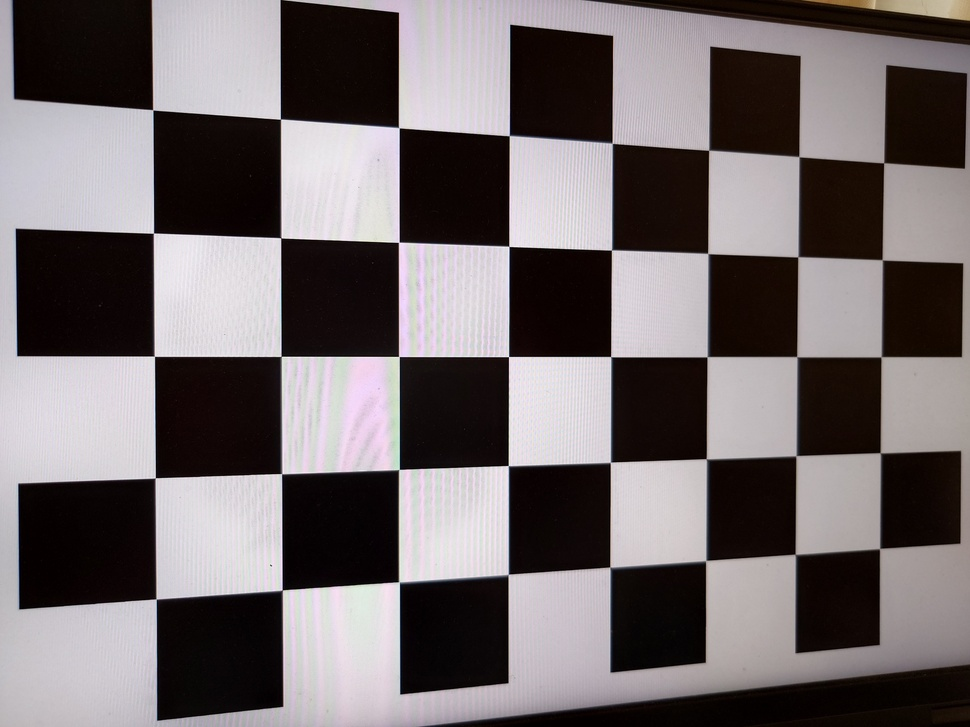
#> input picture calibration_images/ (1).JPG, 970 x 727 px, shrunk from 4032 x 3024 before the run; its folder holds only this picture in this run
$ python calibration.py
#> lines starting #> are read from the running program, lines starting #| are printed output that depends on the picture; after the words box and inside, x2 and y2 are one past the last pixel; in counts of white or black regions, pixels touching at a corner belong together; long printed decimals are rounded
import numpy as np
import cv2
import glob
import matplotlib.pyplot as plt
plt.rcParams['font.family'] = 'FZHei-B01'


def calibrate_from_images(image_dir='calibration_images', pattern_size=(8, 5)):
    """
    从图片文件夹中读取图片进行相机标定

    参数:
    image_dir: 存放标定图片的文件夹路径
    pattern_size: 标定板内角点数量 (列数, 行数)
    """
#> called with image_dir = 'calibration_images', pattern_size = (8, 5)
    # 设置寻找亚像素角点的参数
    criteria = (cv2.TERM_CRITERIA_EPS + cv2.TERM_CRITERIA_MAX_ITER, 30, 0.001)

    # 准备对象点
    objp = np.zeros((pattern_size[0] * pattern_size[1], 3), np.float32)
    objp[:, :2] = np.mgrid[0:pattern_size[0], 0:pattern_size[1]].T.reshape(-1, 2)

    # 存储所有图像的对象点和图像点
    objpoints = []  # 3d点在真实世界中的坐标
    imgpoints = []  # 2d点在图像平面的坐标

    # 获取所有图片文件路径
    images = glob.glob(f'{image_dir}/*.jpg') + glob.glob(f'{image_dir}/*.png')

    if not images:
        print(f"在 {image_dir} 目录下没有找到图片文件")
        return None, None

    print(f"找到 {len(images)} 张图片")

    successful_images = 0
    # 处理每张图片
    for fname in images:
        img = cv2.imread(fname)
#> img is the input picture: shape (727, 970, 3); mean B, G, R 107.5, 105.9, 113.4
        gray = cv2.cvtColor(img, cv2.COLOR_BGR2GRAY)

        # 查找棋盘格角点
        ret, corners = cv2.findChessboardCorners(gray, pattern_size, None)
#> ret = True; corners = 40 rows, first 8: [152.7, 109.8], [280.5, 119.1], [399.1, 127.9], [509.2, 135.6], [612.1, 143.3], [708.6, 150.4], [798.8, 156.5], [883.6, 162.8]

        # 如果找到角点，添加对象点和图像点
        if ret:
            objpoints.append(objp)
            # 角点精细化
            corners2 = cv2.cornerSubPix(gray, corners, (11, 11), (-1, -1), criteria)
#> corners2 = 40 rows, first 8: [152.7, 109.8], [280.4, 119.1], [398.8, 127.6], [509.3, 135.6], [612.2, 143.2], [708.8, 150.2], [799, 156.6], [883.8, 162.7]
            imgpoints.append(corners2)
            successful_images += 1

            # 绘制角点
            cv2.drawChessboardCorners(img, pattern_size, corners2, ret)
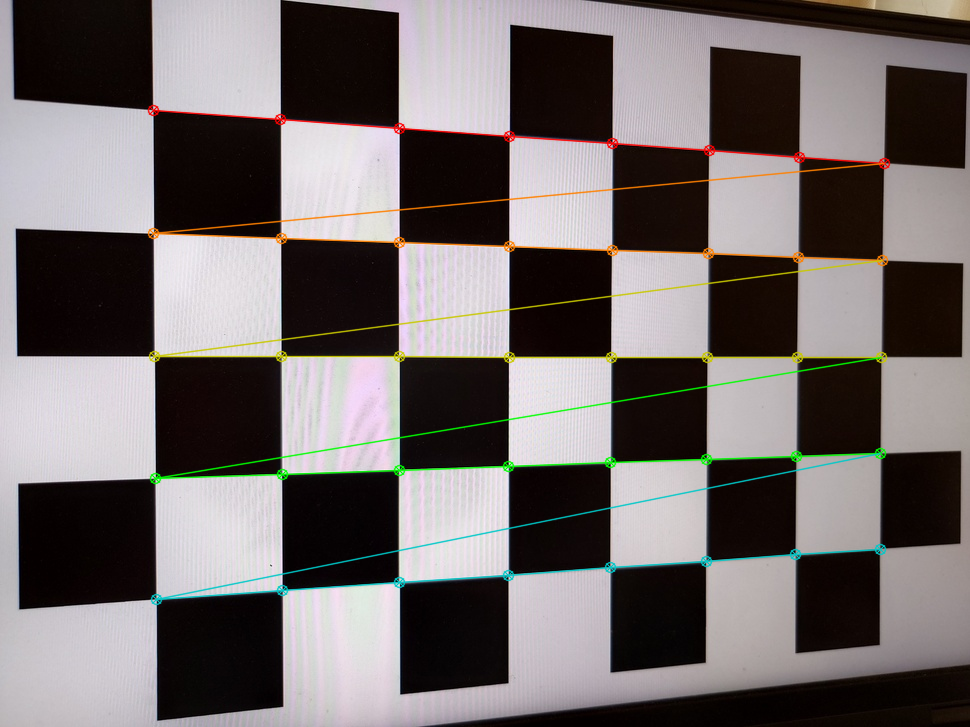
#> img: shape (727, 970, 3); 3.24% of pixels changed, all inside (x1, y1, x2, y2) = (147, 104, 891, 606)

            # 显示结果
            plt.figure(figsize=(10, 8))
            plt.imshow(cv2.cvtColor(img, cv2.COLOR_BGR2RGB))
            plt.title(f'已处理图片 {successful_images}/{len(images)}')
            plt.show()

    if successful_images == 0:
        print("没有找到有效的标定图片！")
        return None, None

    print(f"\n成功处理 {successful_images}/{len(images)} 张图片")

    # 执行相机标定
    ret, mtx, dist, rvecs, tvecs = cv2.calibrateCamera(
        objpoints, imgpoints, gray.shape[::-1], None, None
    )
#> ret = 0.176; mtx = [[541.1, 0, 496.5], [0, 549.3, 361], [0, 0, 1]]; dist = [[0.0101, -0.0348, -0.000455, 0.0012, 0.0327]]; rvecs = ([0.0131, -0.176, 0.000601],); tvecs = ([-2.84, -2.04, 4.46],)

    # 计算重投影误差
    mean_error = 0
    for i in range(len(objpoints)):
        imgpoints2, _ = cv2.projectPoints(objpoints[i], rvecs[i], tvecs[i], mtx, dist)
        error = cv2.norm(imgpoints[i], imgpoints2, cv2.NORM_L2) / len(imgpoints2)
        mean_error += error
#> this loop made 1 pass
#> (error, mean_error) on pass 1: (0.0279, 0.0279)
#> after the loop, mean_error = 0.0279

    print("\n相机矩阵：")
    print(mtx)
#| [[541.083   0.         496.503]
#|  [  0.         549.274 360.989]
#|  [  0.           0.           1.        ]]
    print("\n畸变系数：")
    print(dist)
#| [[ 0.01014 -0.03479 -0.0004545   0.001195  0.03268]]
    print(f"\n平均重投影误差: {mean_error / len(objpoints)}")
#| 平均重投影误差: 0.02789

    return mtx, dist


# 保存标定结果
def save_calibration(mtx, dist, filename='camera_calibration.npz'):
    """保存标定结果"""
    np.savez(filename, mtx=mtx, dist=dist)
    print(f"标定结果已保存到 {filename}")


# 加载标定结果
# [4 lines left out: function load_calibration, not called in this run]

camera_matrix, dist_coeffs = calibrate_from_images()
#> camera_matrix = [[541.1, 0, 496.5], [0, 549.3, 361], [0, 0, 1]]; dist_coeffs = [[0.0101, -0.0348, -0.000455, 0.0012, 0.0327]]
if camera_matrix is not None and dist_coeffs is not None:
    save_calibration(camera_matrix, dist_coeffs)

$ run again, on calibration_images/ (3).JPG
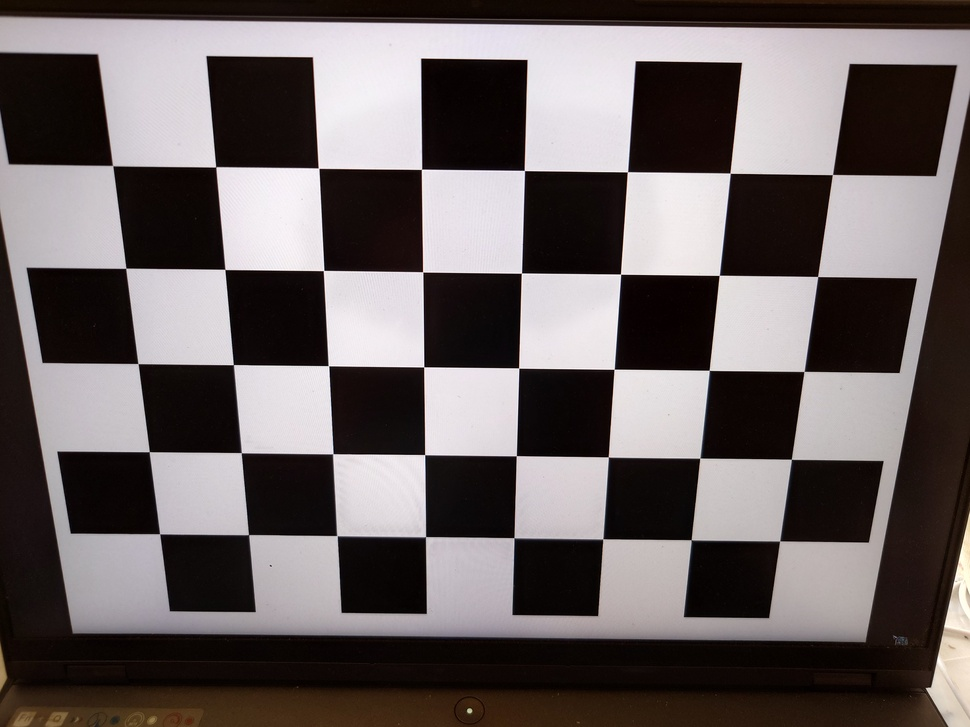
#> input picture calibration_images/ (3).JPG, 970 x 727 px, shrunk from 4032 x 3024 before the run
#> in calibrate_from_images, img is the input picture: shape (727, 970, 3); mean B, G, R 97.4, 97.4, 105.3
#> in calibrate_from_images, `gray = cv2.cvtColor(img, cv2.COLOR_BGR2GRAY)`:
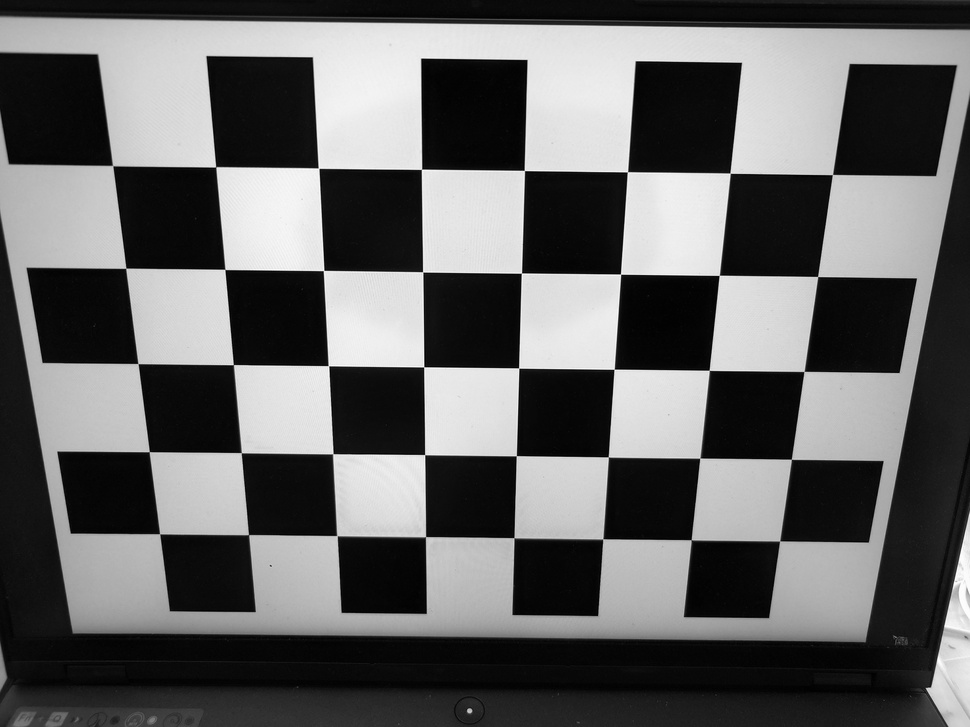
#> gray: shape (727, 970); min 0, max 254, mean 99.8
#> in calibrate_from_images, `ret, corners = cv2.findChessboardCorners(gray, pattern_size, None)`: ret = True; corners = 40 rows, first 8: [112.6, 165.6], [215.7, 166.8], [318.6, 168.2], [421.5, 169.3], [524.4, 170.5], [627.4, 171.8], [730, 173.1], [832.5, 174.5]
#> corners2 = 40 rows, first 8: [112.6, 165.6], [215.7, 166.8], [318.5, 168.2], [421.5, 169.3], [524.4, 170.5], [627.4, 171.8], [730.1, 173.2], [832.5, 174.6]
#> in calibrate_from_images, `cv2.drawChessboardCorners(img, pattern_size, corners2, ret)`:
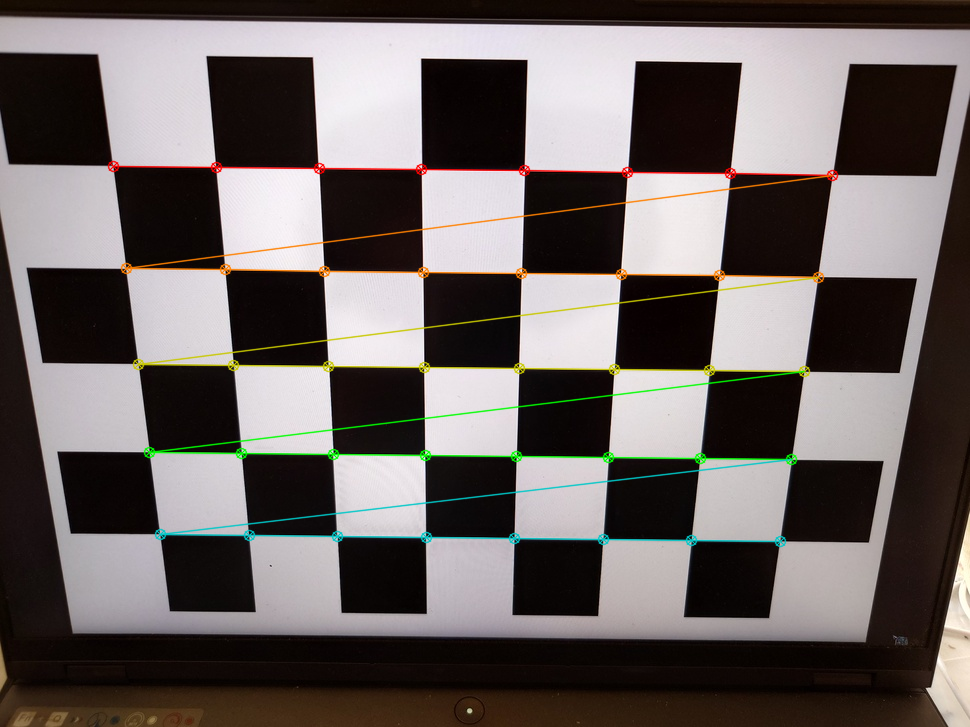
#> img: shape (727, 970, 3); 3.01% of pixels changed, all inside (x1, y1, x2, y2) = (107, 160, 839, 548)
#> in calibrate_from_images, `ret, mtx, dist, rvecs, tvecs = cv2.calibrateCamera( objpoints, imgpoin..`: ret = 0.155; mtx = [[852.5, 0, 479.3], [0, 859.8, 392], [0, 0, 1]]; dist = [[0.0165, -0.158, 0.000567, -0.000652, 0.367]]; rvecs = ([0.343, 0.00185, 0.0117],); tvecs = ([-3.56, -2.18, 8.28],)
#> the loop in calibrate_from_images, `for i in range(len(objpoints)):` made 1 pass
#> (error, mean_error) on pass 1: (0.0246, 0.0246)
#> after the loop in calibrate_from_images, `for i in range(len(objpoints)):`: mean_error = 0.0246
#| [[852.496     0.         479.253]
#|  [  0.         859.766 391.971]
#|  [  0.           0.           1.        ]]
#| [[ 0.01652 -0.1576  0.0005665 -0.0006515   0.3668]]
#| 平均重投影误差: 0.02455
#> camera_matrix = [[852.5, 0, 479.3], [0, 859.8, 392], [0, 0, 1]]; dist_coeffs = [[0.0165, -0.158, 0.000567, -0.000652, 0.367]]

$ run again, on calibration_images/ (4).JPG
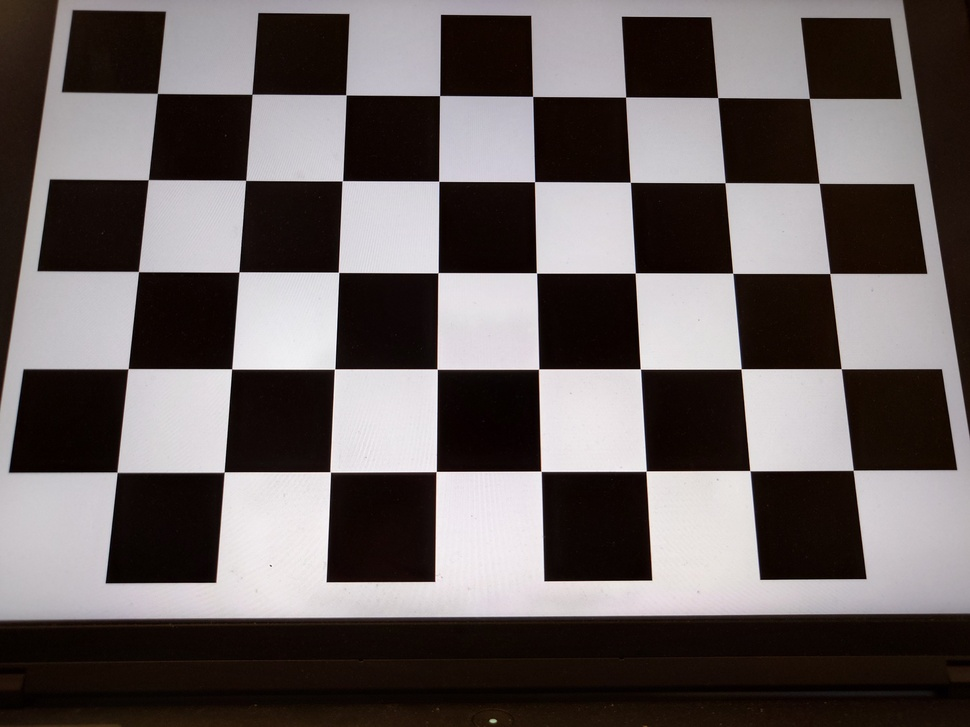
#> input picture calibration_images/ (4).JPG, 970 x 727 px, shrunk from 4032 x 3024 before the run
#> in calibrate_from_images, img is the input picture: shape (727, 970, 3); mean B, G, R 95.6, 96.1, 103.6
#> in calibrate_from_images, `ret, corners = cv2.findChessboardCorners(gray, pattern_size, None)`: ret = True; corners = 40 rows, first 8: [157.4, 93.42], [251.9, 94.27], [345.9, 94.81], [439.6, 95.59], [532.6, 96.43], [625.5, 97.11], [717.7, 97.56], [809.3, 98.38]
#> corners2 = 40 rows, first 8: [157.4, 93.39], [251.9, 94.25], [345.9, 94.81], [439.6, 95.56], [532.6, 96.42], [625.6, 96.99], [717.7, 97.58], [809.3, 98.39]
#> in calibrate_from_images, `cv2.drawChessboardCorners(img, pattern_size, corners2, ret)`:
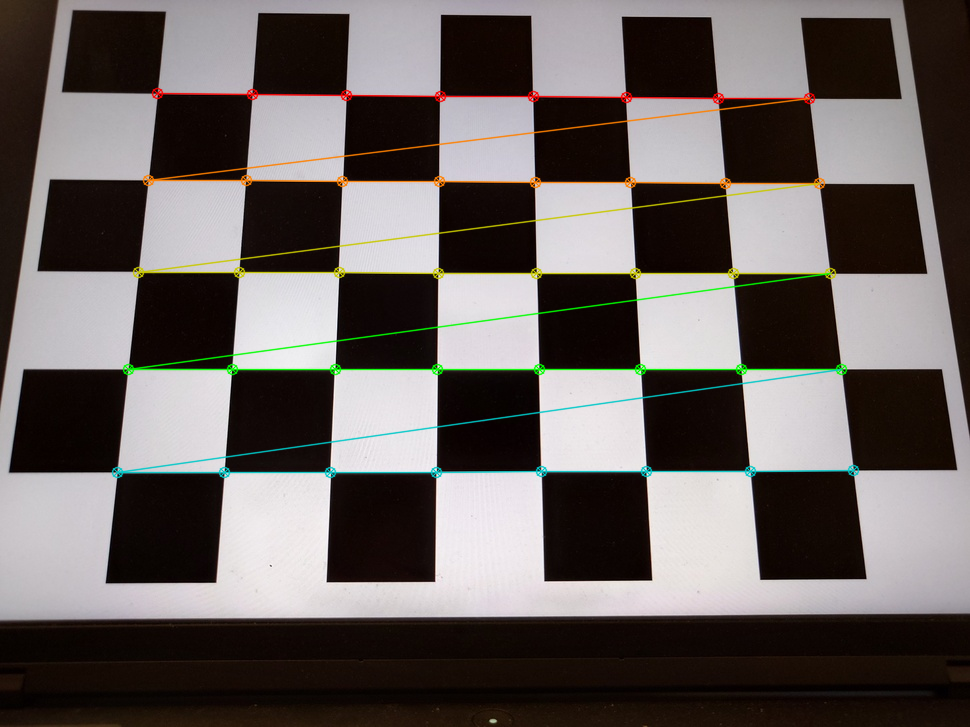
#> img: shape (727, 970, 3); 3.11% of pixels changed, all inside (x1, y1, x2, y2) = (111, 87, 860, 479)
#> in calibrate_from_images, `ret, mtx, dist, rvecs, tvecs = cv2.calibrateCamera( objpoints, imgpoin..`: ret = 0.186; mtx = [[639.4, 0, 480.1], [0, 641.9, 396.3], [0, 0, 1]]; dist = [[0.0274, -0.108, -0.00154, 0.00053, 0.119]]; rvecs = ([-0.2, -0.0184, -0.00254],); tvecs = ([-3.43, -3.2, 6.82],)
#> the loop in calibrate_from_images, `for i in range(len(objpoints)):` made 1 pass
#> (error, mean_error) on pass 1: (0.0294, 0.0294)
#> after the loop in calibrate_from_images, `for i in range(len(objpoints)):`: mean_error = 0.0294
#| [[639.366   0.         480.082]
#|  [  0.         641.898 396.330]
#|  [  0.           0.           1.        ]]
#| [[ 0.02743 -0.1085 -0.001544  0.0005302  0.1193]]
#| 平均重投影误差: 0.02944
#> camera_matrix = [[639.4, 0, 480.1], [0, 641.9, 396.3], [0, 0, 1]]; dist_coeffs = [[0.0274, -0.108, -0.00154, 0.00053, 0.119]]

$ run again, on calibration_images/ (5).JPG
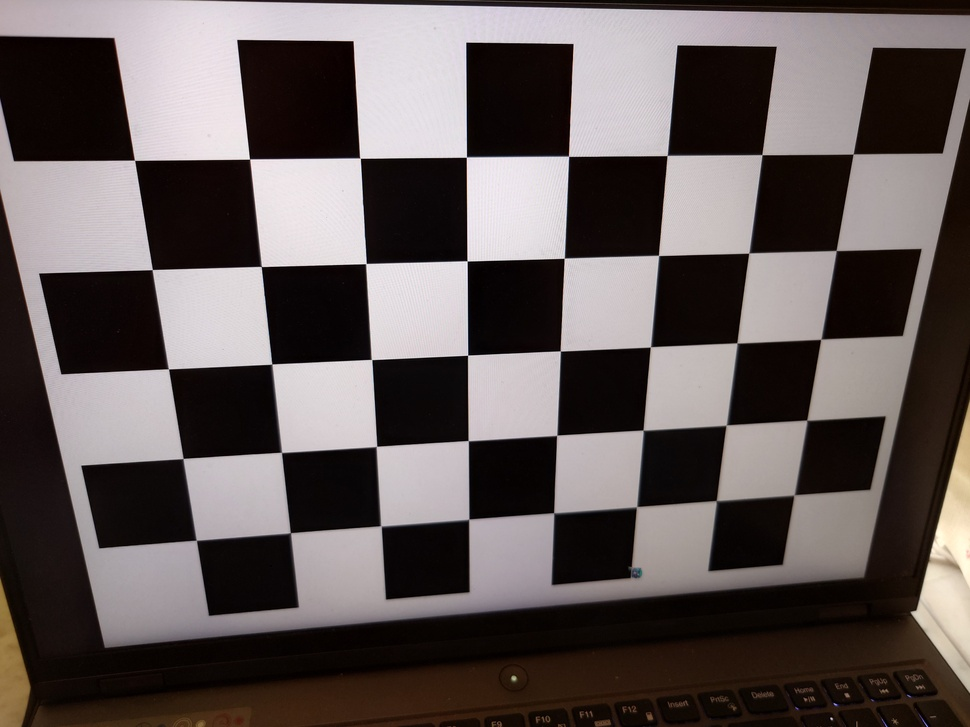
#> input picture calibration_images/ (5).JPG, 970 x 727 px, shrunk from 4032 x 3024 before the run
#> in calibrate_from_images, img is the input picture: shape (727, 970, 3); mean B, G, R 87.4, 88.4, 97.2
#> in calibrate_from_images, `gray = cv2.cvtColor(img, cv2.COLOR_BGR2GRAY)`:
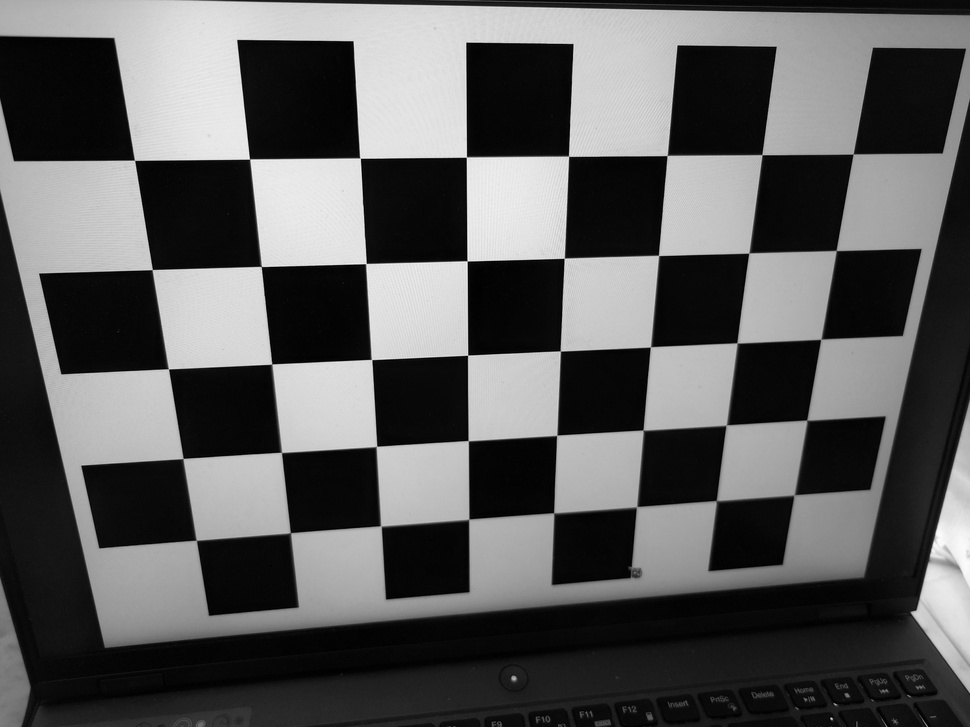
#> gray: shape (727, 970); min 0, max 254, mean 90.9
#> in calibrate_from_images, `ret, corners = cv2.findChessboardCorners(gray, pattern_size, None)`: ret = True; corners = 40 rows, first 8: [134.6, 160.3], [249.6, 159], [360.3, 158.3], [466.4, 157.1], [568.5, 156.2], [667, 155.5], [761.9, 154.6], [853, 154]
#> corners2 = 40 rows, first 8: [134.5, 160.3], [249.5, 159], [360, 158.1], [466.4, 157.1], [568.5, 156.2], [667.2, 155.4], [761.9, 154.6], [853.2, 154]
#> in calibrate_from_images, `cv2.drawChessboardCorners(img, pattern_size, corners2, ret)`:
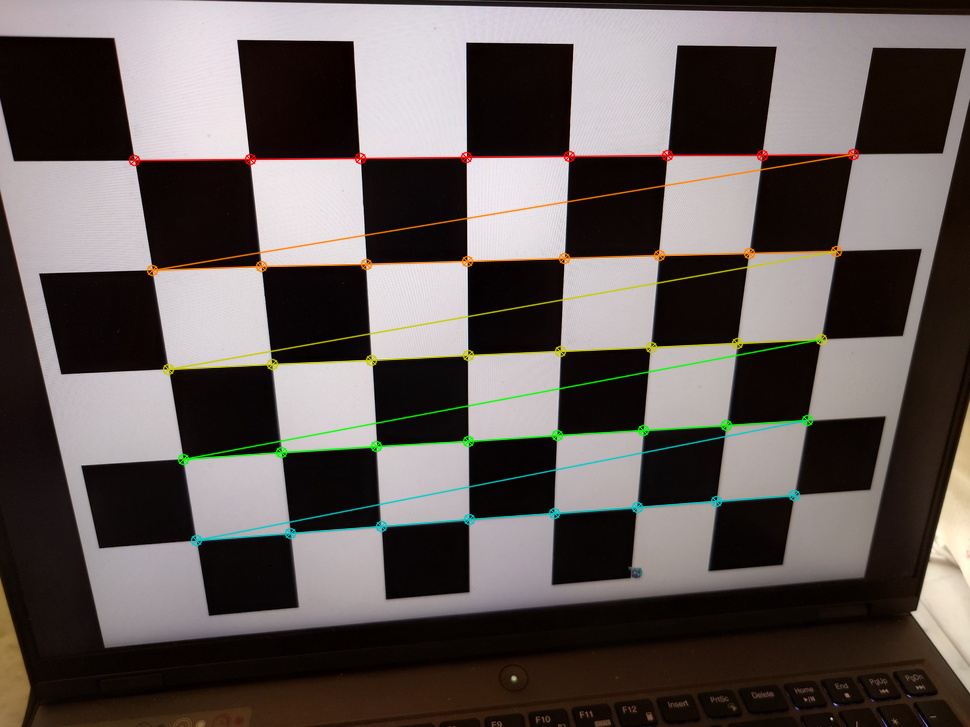
#> img: shape (727, 970, 3); 2.97% of pixels changed, all inside (x1, y1, x2, y2) = (128, 148, 860, 547)
#> in calibrate_from_images, `ret, mtx, dist, rvecs, tvecs = cv2.calibrateCamera( objpoints, imgpoin..`: ret = 0.158; mtx = [[663.2, 0, 459.5], [0, 646.6, 392.2], [0, 0, 1]]; dist = [[0.0198, -0.0779, 0.000755, 0.000534, 0.0828]]; rvecs = ([0.329, -0.131, -0.0325],); tvecs = ([-2.91, -2.13, 5.94],)
#> the loop in calibrate_from_images, `for i in range(len(objpoints)):` made 1 pass
#> (error, mean_error) on pass 1: (0.025, 0.025)
#> after the loop in calibrate_from_images, `for i in range(len(objpoints)):`: mean_error = 0.025
#| [[663.249   0.         459.483 ]
#|  [  0.         646.552 392.190]
#|  [  0.           0.           1.        ]]
#| [[ 0.01978 -0.07793  0.0007549  0.0005335   0.08278]]
#| 平均重投影误差: 0.025
#> camera_matrix = [[663.2, 0, 459.5], [0, 646.6, 392.2], [0, 0, 1]]; dist_coeffs = [[0.0198, -0.0779, 0.000755, 0.000534, 0.0828]]
